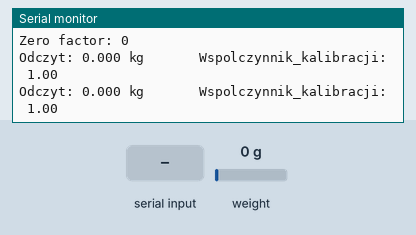
The sketch below on a simulated Arduino Uno, built with avr-gcc and run on an emulated ATmega328P. Shown: the last lines printed to the serial monitor. The test bench sets the inputs (shaded band); at power-on: weight on the scale 0 g.

Above: at 2.3 s.
2.4 s: weight on the scale set to 100 g
At 2.9 s:
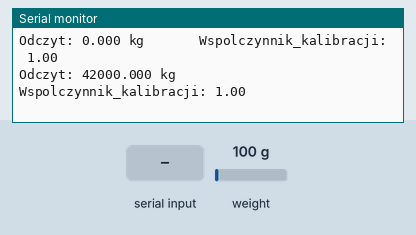
3.9 s: "+" received over Serial
At 5.2 s:
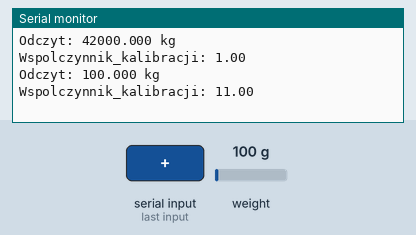
5.4 s: "a" received over Serial
At 6.5 s:
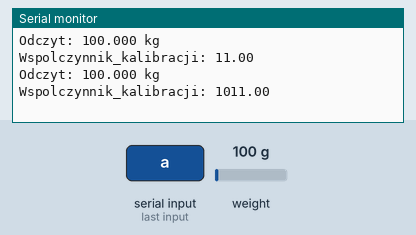
6.9 s: weight on the scale set to 1250 g
At 7.7 s:
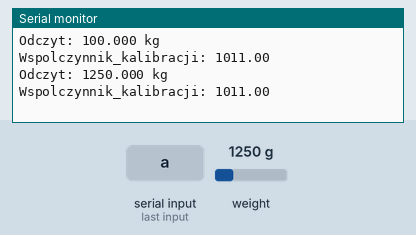
Timing chart, 0 to 9.4 s (numbered marks = the images above; inputs shaded):
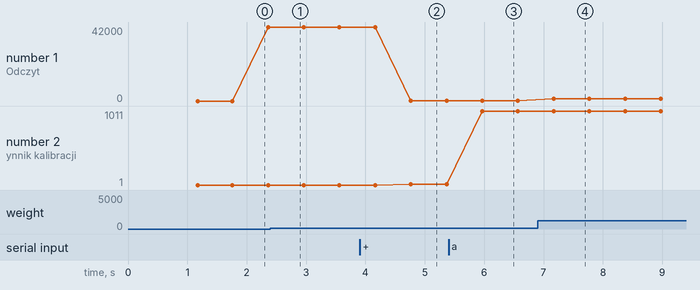

The sketch:

kalibracja.ino
```cpp
#include "HX711.h"

#define DOUT  2         //pin 3 Arduino i wyjście DAT czujnika
#define CLK  4           //pin 2 Arduino i wyjście CLK czujnika

HX711 scale(DOUT, CLK);

float calibration_factor = 1;     //współczynnik kalibracji
//416600 belka
//10570.00 drewno v1

void setup() {
  Serial.begin(9600);
  Serial.println("HX711 - program kalibracyjny");
  Serial.println("Usun obciazenie z belki");
  Serial.println("Po rozpoczeciu odczytu, umiesc znana mase na belce");
  Serial.println("Wcisnij + lub a by zwiekszyc wspolczynnik kalibracji");
  Serial.println("Wcisnij - lub z by zwiekszyc wspolczynnik kalibracji");

  scale.set_scale();
  //scale.tare();         //Resetuje skalę na 0

  long zero_factor = scale.read_average();     //Odczyt podstawy
  Serial.print("Zero factor: ");               //Może być wykorzystane aby usunąć potrzebę tarowania skali. Użyteczne w projektach o stałej skalli
  Serial.println(zero_factor);

}

void loop() {

  scale.set_scale(calibration_factor);       //Wyrównanie według współczynnika kalibracji

  Serial.print("Odczyt: ");
  Serial.print(scale.get_units(), 3);
  Serial.print(" kg");          //Dowolnie możemy wybrać kilogramy lub funty, ponieważ między nimi jest liniowa zależność
  Serial.print("       Wspolczynnik_kalibracji: ");
  Serial.print(calibration_factor);
  Serial.println();

  if(Serial.available())
  {
    char temp = Serial.read();                        //pobranie wpisanej wartości i zmiana współczynnika kalibracji
    if(temp == '+')
      calibration_factor += 10;
    else if (temp == 'a') {
      calibration_factor += 1000;
    }
    else if (temp == 'z') {
      calibration_factor -= 1000;
    }
    else if(temp == '-') {
      calibration_factor -= 10;
    }
    else if(temp == 'm') {
      calibration_factor += 100000;
    }
    else if(temp == 'n') {
      calibration_factor -= 100000;
    }

  }

  delay(500);

}
```

Measured:
- after the input at 3.9 s, the serial monitor: prints a new line after 0.87 s (image 2)
- after the input at 5.4 s, the serial monitor: prints a new line after 0.57 s (image 3)
- after the input at 6.9 s, the serial monitor: prints a new line after 0.27 s (image 4)
- plotted number 1: 42000 → 100 after the input at 3.9 s, 100 → 1250 after the input at 6.9 s
- plotted number 2: 1 → 11 after the input at 3.9 s, 11 → 1011 after the input at 5.4 s
